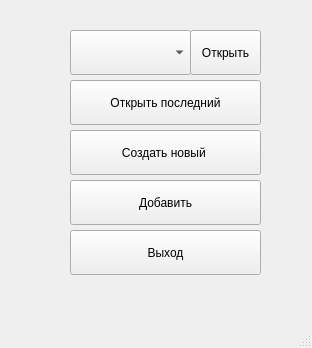
<?xml version="1.0" encoding="UTF-8"?>
<ui version="4.0">
 <class>Menu</class>
 <widget class="QMainWindow" name="Menu">
  <property name="geometry">
   <rect>
    <x>0</x>
    <y>0</y>
    <width>312</width>
    <height>348</height>
   </rect>
  </property>
  <property name="sizePolicy">
   <sizepolicy hsizetype="Fixed" vsizetype="Fixed">
    <horstretch>0</horstretch>
    <verstretch>0</verstretch>
   </sizepolicy>
  </property>
  <property name="windowTitle">
   <string>Menu</string>
  </property>
  <widget class="QWidget" name="centralwidget">
   <widget class="QPushButton" name="lastButton">
    <property name="geometry">
     <rect>
      <x>70</x>
      <y>80</y>
      <width>191</width>
      <height>45</height>
     </rect>
    </property>
    <property name="text">
     <string>Открыть последний</string>
    </property>
   </widget>
   <widget class="QPushButton" name="exitButton">
    <property name="geometry">
     <rect>
      <x>70</x>
      <y>230</y>
      <width>191</width>
      <height>45</height>
     </rect>
    </property>
    <property name="text">
     <string>Выход</string>
    </property>
   </widget>
   <widget class="QPushButton" name="importButton">
    <property name="geometry">
     <rect>
      <x>70</x>
      <y>180</y>
      <width>191</width>
      <height>45</height>
     </rect>
    </property>
    <property name="sizePolicy">
     <sizepolicy hsizetype="Preferred" vsizetype="Preferred">
      <horstretch>0</horstretch>
      <verstretch>0</verstretch>
     </sizepolicy>
    </property>
    <property name="layoutDirection">
     <enum>Qt::LeftToRight</enum>
    </property>
    <property name="text">
     <string>Добавить</string>
    </property>
    <property name="autoDefault">
     <bool>false</bool>
    </property>
   </widget>
   <widget class="QPushButton" name="createButton">
    <property name="geometry">
     <rect>
      <x>70</x>
      <y>130</y>
      <width>191</width>
      <height>45</height>
     </rect>
    </property>
    <property name="text">
     <string>Создать новый </string>
    </property>
   </widget>
   <widget class="QPushButton" name="opencurrent_button">
    <property name="geometry">
     <rect>
      <x>190</x>
      <y>30</y>
      <width>71</width>
      <height>45</height>
     </rect>
    </property>
    <property name="text">
     <string>Открыть</string>
    </property>
   </widget>
   <widget class="QComboBox" name="comboBox">
    <property name="geometry">
     <rect>
      <x>70</x>
      <y>30</y>
      <width>121</width>
      <height>45</height>
     </rect>
    </property>
   </widget>
  </widget>
  <widget class="QMenuBar" name="menubar">
   <property name="geometry">
    <rect>
     <x>0</x>
     <y>0</y>
     <width>312</width>
     <height>19</height>
    </rect>
   </property>
  </widget>
  <widget class="QStatusBar" name="statusbar"/>
 </widget>
 <resources/>
 <connections/>
</ui>
